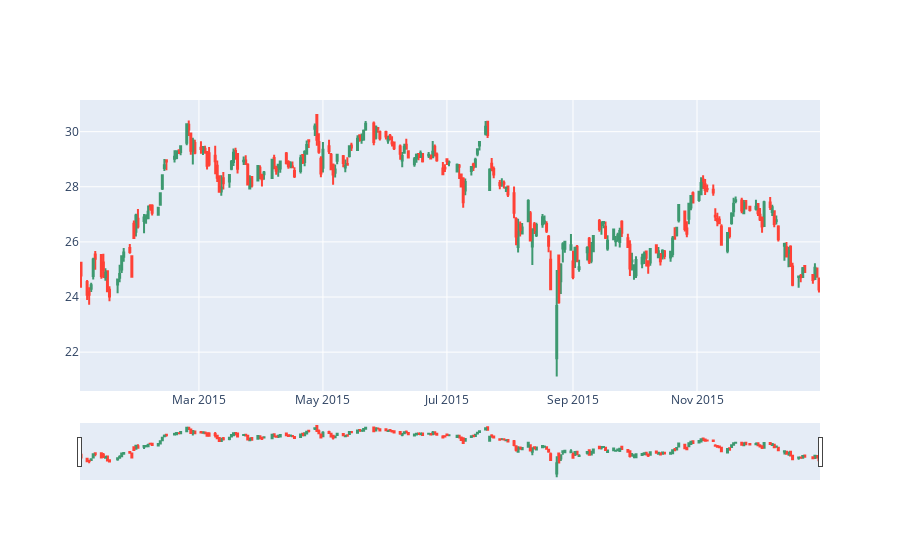

The notebook cell saved with this chart:
### Code cell
fig = go.Figure(data=[go.Candlestick(x=df.index,
                open=df['Open'],
                high=df['High'],
                low=df['Low'],
                close=df['Close'])])
fig.show()

### Figure 1 — Plotly figure (JSON) as saved in the notebook; plotly's stock layout.template omitted (floating-point values rounded to 4 significant figures; data arrays with more than 128 entries replaced by an {"elided": "..."} marker saying what was removed)
{"data": [{"close": {"elided": "252 float values"}, "high": {"elided": "252 float values"}, "low": {"elided": "252 float values"}, "open": {"elided": "252 float values"}, "type": "candlestick", "x": {"elided": "252 str values"}}], "layout": {}}
